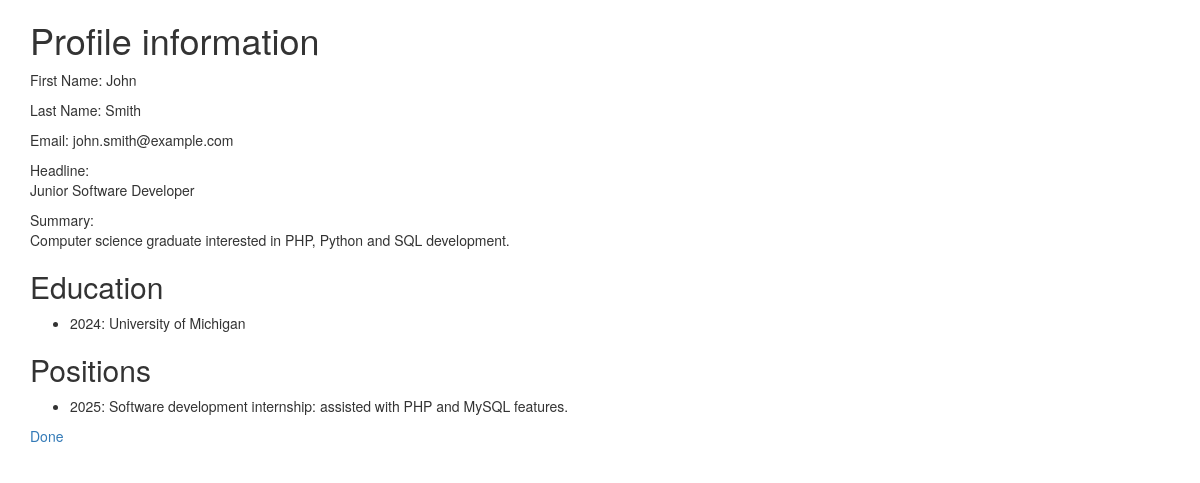
The page /view.php?profile_id=12 (signed in) on the database its author committed.
### tables this page shows
CREATE TABLE `Profile` (
  `profile_id` int NOT NULL,
  `user_id` int NOT NULL,
  `first_name` text,
  `last_name` text,
  `email` text,
  `headline` text,
  `summary` text
);

CREATE TABLE `Education` (
  `profile_id` int NOT NULL,
  `institution_id` int NOT NULL,
  `rank` int DEFAULT NULL,
  `year` int DEFAULT NULL
);

CREATE TABLE `Institution` (
  `institution_id` int NOT NULL,
  `name` varchar(255) DEFAULT NULL
);

CREATE TABLE `Position` (
  `position_id` int NOT NULL,
  `profile_id` int DEFAULT NULL,
  `rank` int DEFAULT NULL,
  `year` int DEFAULT NULL,
  `description` text
);

### view.php (the view, shortened to what this page needs)
<?php
require_once "pdo.php";
$stmt = $pdo->prepare(
    "SELECT * FROM Profile
     WHERE profile_id = :pid AND user_id = :uid"
);
$stmt->execute([
    ':pid' => $_GET['profile_id'],
    ':uid' => $_SESSION['user_id']
]);
$profile = $stmt->fetch(PDO::FETCH_ASSOC);
$stmt = $pdo->prepare("SELECT * FROM Position WHERE profile_id = :pid ORDER BY `rank`");
$stmt->execute(array(":pid" => $_GET['profile_id']));
$positions = $stmt->fetchAll(PDO::FETCH_ASSOC);
$stmt = $pdo->prepare("SELECT Education.`year`, Institution.name
    FROM Education
    JOIN Institution ON Education.institution_id = Institution.institution_id
    WHERE Education.profile_id = :pid
    ORDER BY Education.`rank`");
$stmt->execute(array(":pid" => $_GET['profile_id']));
$educations = $stmt->fetchAll(PDO::FETCH_ASSOC);
?>
<!DOCTYPE html>
<html>
<head>
<?php require_once "head.php"; ?>
</head>
<body>
<div class="container">
<h1>Profile information</h1>
<p>First Name: <?= htmlentities($profile['first_name']) ?></p>
<p>Last Name: <?= htmlentities($profile['last_name']) ?></p>
<p>Email: <?= htmlentities($profile['email']) ?></p>
<p>Headline:<br><?= htmlentities($profile['headline']) ?></p>
<p>Summary:<br><?= htmlentities($profile['summary']) ?></p>
<h2>Education</h2>
<ul>
<?php
foreach ($educations as $edu) {
    echo "<li>";
    echo htmlentities($edu['year']) . ": ";
    echo htmlentities($edu['name']);
    echo "</li>\n";
}
?>
</ul>
<h2>Positions</h2>
<ul>
<?php
foreach ($positions as $pos) {
    echo "<li>";
    echo htmlentities($pos['year']) . ": ";
    echo htmlentities($pos['description']);
    echo "</li>\n";
}
?>
</ul>
<p><a href="index.php">Done</a></p>
</div>
</body>
</html>

### head.php (shortened to what this page needs)
<link rel="stylesheet" href="https://maxcdn.bootstrapcdn.com/bootstrap/3.3.6/css/bootstrap.min.css">
<link rel="stylesheet" href="https://code.jquery.com/ui/1.12.1/themes/ui-lightness/jquery-ui.css">

### rows shown on the page
profile: first_name "John", last_name "Smith", email "john.smith@example.com", headline "Junior Software Developer", summary "Computer science graduate interested in PHP, Python and SQL development."
education: year "2024", institution.name "University of Michigan"
position: year "2025", description "Software development internship: assisted with PHP and MySQL features."
